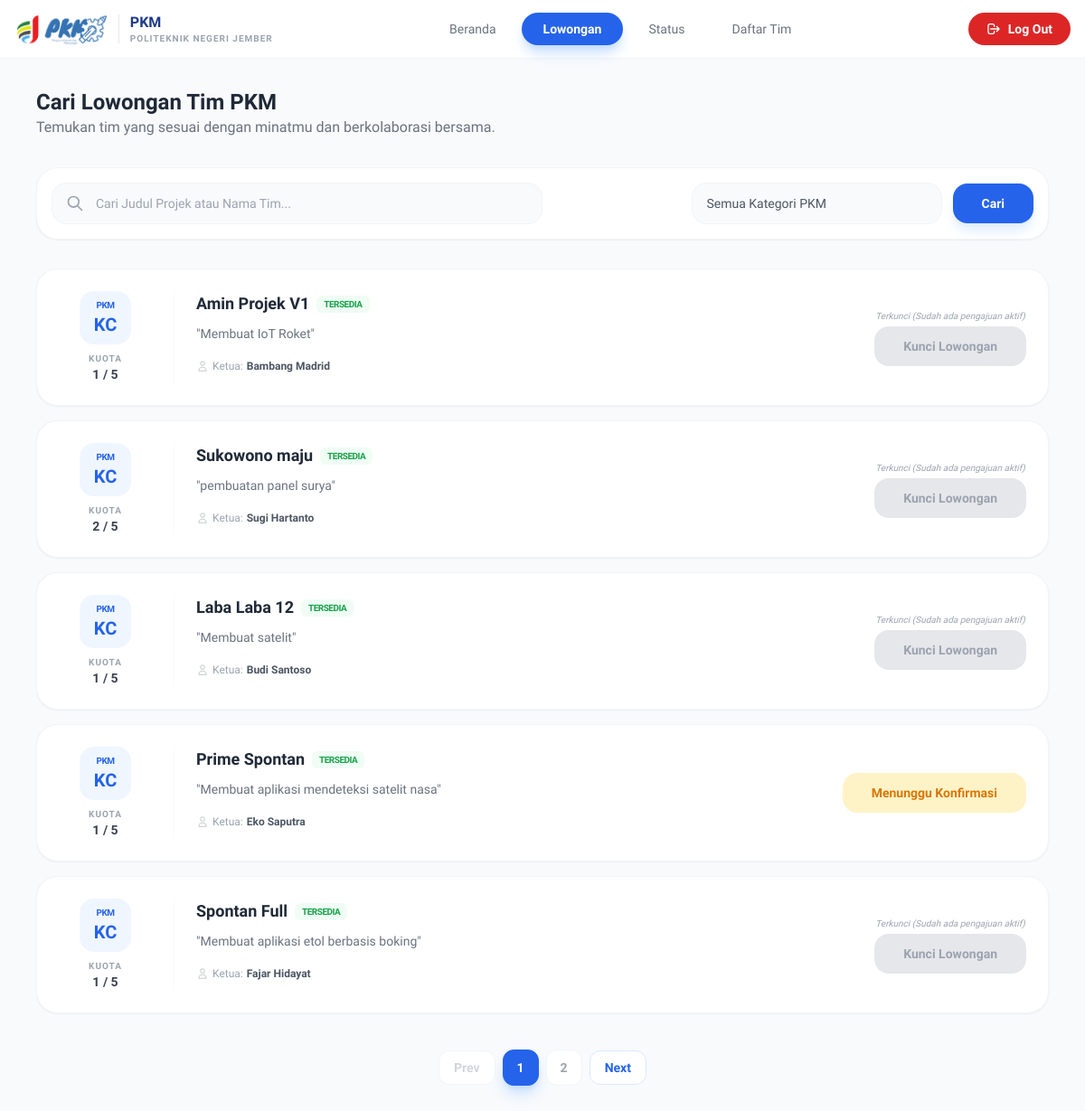
Page /Aplikasi_PKM/cari_tim/lowongan.php (signed in) on the committed database.
### tables this page shows
CREATE TABLE `data_tim_pkm` (
  `id_tim` int NOT NULL,
  `id_ketua` int NOT NULL,
  `nama_tim` varchar(100) NOT NULL,
  `kategori_pkm` varchar(50) NOT NULL,
  `deskripsi_projek` text NOT NULL,
  `status_tim` enum('Mencari Anggota','Penuh','Selesai') DEFAULT 'Mencari Anggota',
  `created_at` timestamp NULL DEFAULT CURRENT_TIMESTAMP
);

CREATE TABLE `user_mahasiswa` (
  `id` int NOT NULL,
  `nama_lengkap` varchar(100) NOT NULL,
  `nim` varchar(20) NOT NULL,
  `email_polije` varchar(100) NOT NULL,
  `no_whatsapp` varchar(20) NOT NULL,
  `gender` enum('L','P') NOT NULL,
  `jurusan` enum('PP','TP','PETERNAKAN','MNA','TI','BKP','KESEHATAN','TEKNIK','BISNIS') NOT NULL,
  `program_studi` varchar(100) NOT NULL,
  `angkatan` year NOT NULL,
  `password` varchar(255) NOT NULL,
  `khs_image` varchar(255) DEFAULT NULL,
  `created_at` timestamp NULL DEFAULT CURRENT_TIMESTAMP
);

### Aplikasi_PKM/cari_tim/lowongan.php (the view, shortened to what this page needs)
<?php
require_once "../config/koneksi.php";
$id_user_login = $_SESSION['id_user'];
$search = isset($_GET['search']) ? trim($_GET['search']) : '';
$stmt_check_global = $pdo->prepare("SELECT p.id_pendaftaran, t.nama_tim
                                    FROM pendaftaran_tim p
                                    JOIN data_tim_pkm t ON p.id_tim = t.id_tim
                                    WHERE p.id_mahasiswa = :id_u
                                    AND p.status_pendaftaran IN ('Pending', 'Diterima')
                                    LIMIT 1");
$stmt_check_global->execute([':id_u' => $id_user_login]);
$pendaftaran_aktif = $stmt_check_global->fetch();
$boleh_daftar = !$pendaftaran_aktif;
$query_str = "SELECT t.*, u.nama_lengkap
              FROM data_tim_pkm t
              JOIN user_mahasiswa u ON t.id_ketua = u.id
              WHERE (t.nama_tim LIKE :search OR t.deskripsi_projek LIKE :search)";
$query_str .= " ORDER BY t.created_at DESC";
try {
    $stmt = $pdo->prepare($query_str);
    $stmt->bindValue(':search', '%' . $search . '%');
    $stmt->execute();
    $daftar_tim = $stmt->fetchAll(PDO::FETCH_ASSOC);
} catch (PDOException $e) {
    die("Error Database: " . $e->getMessage());
}
?>
<!DOCTYPE html>
<html lang="en">
<head>
    <script src="https://cdn.tailwindcss.com"></script>
</head>
<body class="bg-slate-50">
            <nav class="bg-white border-b border-gray-100 px-4 py-3 sticky top-0 z-[100]">
                <div class="max-w-7xl mx-auto flex items-center justify-between">
                    <div class="flex items-center space-x-3">
                        <img src="../img/LogoPKM.png" alt="Logo" class="h-10">
                        <div class="flex flex-col">
                            <span class="font-bold text-blue-900 leading-tight">PKM</span>
                            <span class="text-[10px] text-gray-400 uppercase tracking-widest font-semibold">Politeknik Negeri Jember</span>
                        </div>
                    </div>
                    <div id="nav-menu" class="hidden md:flex absolute md:relative top-full left-0 w-full md:w-auto bg-white md:bg-transparent px-4 md:px-0 py-6 md:py-0 flex-col md:flex-row space-y-4 md:space-y-0 md:space-x-1 shadow-2xl md:shadow-none border-t md:border-none border-gray-50">
                        <a href="./beranda.php" class="text-gray-500 hover:text-blue-600 px-6 py-2 rounded-full font-medium text-sm transition text-center">Beranda</a>
                        <a href="./lowongan.php" class="bg-blue-600 text-white px-6 py-2 rounded-full font-semibold text-sm shadow-lg shadow-blue-200 text-center">Lowongan</a>
                        <a href="./status.php" class="text-gray-500 hover:text-blue-600 px-6 py-2 rounded-full font-medium text-sm transition text-center">Status</a>
                        <a href="./daftar_tim.php" class="text-gray-500 hover:text-blue-600 px-6 py-2 rounded-full font-medium text-sm transition text-center">Daftar Tim</a>
                    </div>
                    <div class="hidden md:block">
                        <a href="../proses/proses_logout.php" class="flex items-center space-x-2 bg-red-600 text-white px-5 py-2 rounded-full font-bold text-sm">
                            <svg xmlns="http://www.w3.org/2000/svg" class="h-4 w-4" fill="none" viewBox="0 0 24 24" stroke="currentColor">
                                <path stroke-linecap="round" stroke-linejoin="round" stroke-width="2" d="M17 16l4-4m0 0l-4-4m4 4H7m6 4v1a3 3 0 01-3 3H6a3 3 0 01-3-3V7a3 3 0 013-3h4a3 3 0 013 3v1" />
                            </svg>
                            <span>Log Out</span>
                        </a>
                    </div>
                </div>
            </nav>
    <main class="max-w-6xl mx-auto px-4 py-8">
    <div class="mb-8">
        <h1 class="text-2xl font-bold text-gray-800">Cari Lowongan Tim PKM</h1>
        <p class="text-gray-500">Temukan tim yang sesuai dengan minatmu dan berkolaborasi bersama.</p>
    </div>
    <form method="GET" action="" class="bg-white p-4 rounded-3xl border border-gray-100 shadow-sm mb-8 flex flex-col lg:flex-row gap-4 items-center justify-between">
        <div class="relative w-full lg:w-1/2">
            <span class="absolute inset-y-0 left-4 flex items-center text-gray-400">
                <svg class="w-5 h-5" fill="none" stroke="currentColor" viewBox="0 0 24 24">
                    <path stroke-linecap="round" stroke-linejoin="round" stroke-width="2" d="M21 21l-6-6m2-5a7 7 0 11-14 0 7 7 0 0114 0z"></path>
                </svg>
            </span>
            <input type="text" name="search" value="<?= htmlspecialchars($search); ?>" placeholder="Cari Judul Projek atau Nama Tim..."
                class="w-full pl-12 pr-4 py-3 bg-slate-50 border border-gray-100 rounded-2xl focus:ring-4 focus:ring-blue-50 focus:border-blue-500 outline-none transition-all text-sm">
        </div>
        <div class="flex items-center space-x-3 w-full lg:w-auto">
            <select name="kategori" class="w-full lg:w-auto pl-4 pr-10 py-3 bg-slate-50 border border-gray-100 rounded-2xl focus:ring-4 focus:ring-blue-50 outline-none transition-all text-sm appearance-none cursor-pointer font-medium text-gray-600">
                <option value="">Semua Kategori PKM</option>
            </select>
            <button type="submit" class="bg-blue-600 text-white px-8 py-3 rounded-2xl font-bold text-sm shadow-lg shadow-blue-100 hover:bg-blue-700 transition-all">
                Cari
            </button>
        </div>
    </form>
    <div id="team-list-container" class="space-y-4 mb-8">
        <?php if (count($daftar_tim) > 0): ?>
            <?php foreach ($daftar_tim as $tim): ?>
                <?php
                    $stmt_count = $pdo->prepare("SELECT COUNT(*) FROM pendaftaran_tim WHERE id_tim = :id_t AND status_pendaftaran = 'Diterima'");
                    $stmt_count->execute([':id_t' => $tim['id_tim']]);
                    $total_saat_ini = 1 + $stmt_count->fetchColumn();
                    $isFull = ($total_saat_ini >= 5 || $tim['status_tim'] == 'Closed');
                    $stmt_cek_user = $pdo->prepare("SELECT status_pendaftaran FROM pendaftaran_tim WHERE id_tim = :id_t AND id_mahasiswa = :id_u AND status_pendaftaran IN ('Pending', 'Diterima')");
                    $stmt_cek_user->execute([':id_t' => $tim['id_tim'], ':id_u' => $id_user_login]);
                    $relasi_user = $stmt_cek_user->fetch();
                ?>
                <div class="team-card bg-white rounded-3xl p-6 shadow-sm border border-gray-100 hover:border-blue-200 transition-all flex flex-col md:flex-row gap-6 <?= $isFull ? 'opacity-75' : ''; ?>">
                    <div class="flex flex-row md:flex-col justify-between md:justify-center items-center md:w-32 shrink-0 border-b md:border-b-0 md:border-r border-gray-50 pb-4 md:pb-0 md:pr-6 gap-2">
                        <div class="bg-blue-50 text-blue-600 px-4 py-2 rounded-2xl text-center">
                            <p class="text-[10px] font-black uppercase tracking-tighter">PKM</p>
                            <p class="text-xl font-extrabold"><?= str_replace('PKM-', '', $tim['kategori_pkm']); ?></p>
                        </div>
                        <div class="text-center">
                            <p class="text-[10px] text-gray-400 font-bold uppercase tracking-widest">Kuota</p>
                            <p class="text-sm font-bold <?= $isFull ? 'text-red-500' : 'text-gray-700'; ?>">
                                <?= $total_saat_ini; ?> / 5
                            </p>
                        </div>
                    </div>
                    <div class="flex-1">
                        <div class="flex items-center space-x-2 mb-2">
                            <h3 class="text-lg font-bold text-gray-800"><?= htmlspecialchars($tim['nama_tim']); ?></h3>
                            <?php if ($isFull): ?>
                                <span class="bg-red-50 text-red-500 text-[10px] px-2 py-0.5 rounded-md font-bold uppercase">Penuh</span>
                            <?php else: ?>
                                <span class="bg-green-50 text-green-600 text-[10px] px-2 py-0.5 rounded-md font-bold uppercase tracking-tighter">Tersedia</span>
                            <?php endif; ?>
                        </div>
                        <p class="text-sm text-gray-500 line-clamp-2 mb-4 leading-relaxed">
                            "<?= htmlspecialchars($tim['deskripsi_projek']); ?>"
                        </p>
                        <div class="flex items-center text-xs text-gray-400">
                            <svg class="w-3.5 h-3.5 mr-1" fill="none" stroke="currentColor" viewBox="0 0 24 24"><path d="M16 7a4 4 0 11-8 0 4 4 0 018 0zM12 14a7 7 0 00-7 7h14a7 7 0 00-7-7z"></path></svg>
                            Ketua: <span class="text-gray-600 font-bold ml-1"><?= htmlspecialchars($tim['nama_lengkap']); ?></span>
                        </div>
                    </div>
                    <div class="flex items-center justify-center shrink-0">
                        <?php if ($tim['id_ketua'] == $id_user_login): ?>
                            <button disabled class="bg-slate-100 text-slate-400 px-8 py-3 rounded-2xl font-bold text-sm">Tim Anda</button>
                        <?php elseif ($relasi_user): ?>
                            <button disabled class="bg-amber-100 text-amber-600 px-8 py-3 rounded-2xl font-bold text-sm">
                                <?= $relasi_user['status_pendaftaran'] == 'Pending' ? 'Menunggu Konfirmasi' : 'Sudah Terdaftar' ?>
                            </button>
                        <?php elseif (!$boleh_daftar): ?>
                            <div class="text-center">
                                <span class="block text-gray-400 text-[10px] mb-1 italic">Terkunci (Sudah ada pengajuan aktif)</span>
                                <button disabled class="bg-gray-200 text-gray-400 px-8 py-3 rounded-2xl font-bold text-sm cursor-not-allowed">Kunci Lowongan</button>
                            </div>
                        <?php elseif ($isFull): ?>
                            <button disabled class="bg-gray-100 text-gray-300 px-8 py-3 rounded-2xl font-bold text-sm uppercase">Full</button>
                        <?php endif; ?>
                    </div>
                </div>
            <?php endforeach; ?>
        <?php else: ?>
            <div id="empty-state" class="bg-white rounded-3xl p-16 text-center border border-dashed border-gray-200">
                <p class="text-gray-400 font-medium italic">Tidak ditemukan tim yang sesuai dengan kriteria.</p>
            </div>
        <?php endif; ?>
    </div>
    <div id="pagination-nav" class="flex justify-center items-center space-x-2 mt-10 mb-10"></div>
</main>
</body>
</html>

### Aplikasi_PKM/cari_tim/lowongan.php (style rules this page uses)
body { font-family: 'Plus Jakarta Sans', sans-serif; }

### rows in the picture
data_tim_pkm: kategori_pkm "KC", total_saat_ini "1", nama_tim "Amin Projek V1", status_tim "TERSEDIA", deskripsi_projek "Membuat IoT Roket", id_ketua.nama_lengkap "Bambang Madrid", shows "Terkunci (Sudah ada pengajuan aktif)"
data_tim_pkm: kategori_pkm "KC", total_saat_ini "2", nama_tim "Sukowono maju", status_tim "TERSEDIA", deskripsi_projek "pembuatan panel surya", id_ketua.nama_lengkap "Sugi Hartanto", shows "Terkunci (Sudah ada pengajuan aktif)"
data_tim_pkm: kategori_pkm "KC", total_saat_ini "1", nama_tim "Laba Laba 12", status_tim "TERSEDIA", deskripsi_projek "Membuat satelit", id_ketua.nama_lengkap "Budi Santoso", shows "Terkunci (Sudah ada pengajuan aktif)"
data_tim_pkm: kategori_pkm "KC", total_saat_ini "1", nama_tim "Prime Spontan", status_tim "TERSEDIA", deskripsi_projek "Membuat aplikasi mendeteksi satelit nasa", id_ketua.nama_lengkap "Eko Saputra", shows "Menunggu Konfirmasi"
data_tim_pkm: kategori_pkm "KC", total_saat_ini "1", nama_tim "Spontan Full", status_tim "TERSEDIA", deskripsi_projek "Membuat aplikasi etol berbasis boking", id_ketua.nama_lengkap "Fajar Hidayat", shows "Terkunci (Sudah ada pengajuan aktif)"
